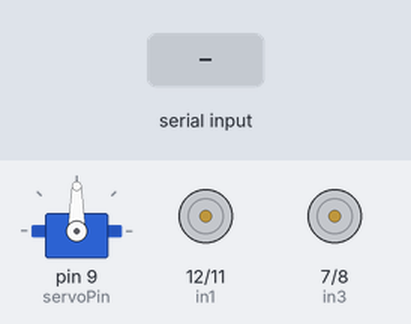
The sketch below on a simulated Arduino Uno, built with avr-gcc and run on an emulated ATmega328P. On the bench: servo, motor-driver pin pairs drawn as motors (green arrow = first pin HIGH = forward, orange = second pin HIGH = backward, longer = more drive, scaled by the enable pin). The inputs (shaded band) are chosen by the test bench.

Above: at 1.2 s.
1.3 s: "f:120.." received over Serial
At 2.2 s:
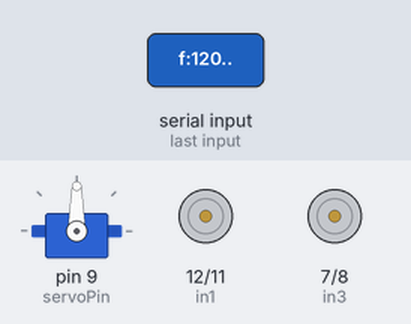
2.9 s: "b." received over Serial
4.4 s: "l." received over Serial
5.9 s: "r." received over Serial
7.4 s: "f,45." received over Serial
At 8.0 s:
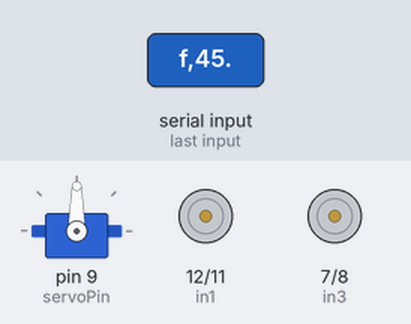
9.0 s: "b,45." received over Serial
At 10.4 s:
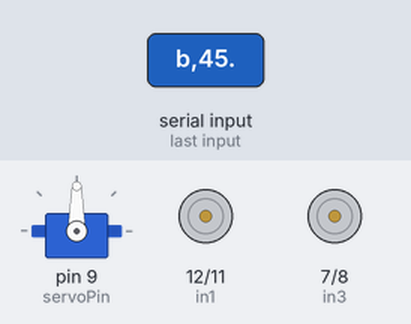
Timing chart, 0 to 11.6 s (numbered marks = the images above; inputs shaded):
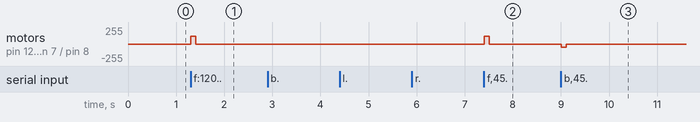

The sketch:

Car_Code.ino
```cpp
#include<Servo.h>
//Pin declaration for left motor.
#define enL 6
#define in1 12
#define in2 11

//Pin declaration for right motor.
#define enR  5
#define in3  7
#define in4  8

#define servoPin 9
#define trigPin A0
#define echoPin A1

Servo sensorServo;


void setup() {
  Serial.begin(9600);
  sensorServo.attach(servoPin);
  sensorServo.write(90);


    pinMode(trigPin, OUTPUT); // Sets the trigPin as an Output
  pinMode(echoPin, INPUT); // Sets the echoPin as an Input

  pinMode(enL, OUTPUT);
  pinMode(in1, OUTPUT);
  pinMode(in2, OUTPUT);

  pinMode(enR, OUTPUT);
  pinMode(in3, OUTPUT);
  pinMode(in4, OUTPUT);

}

unsigned long preMillis = millis();

int actionValue = 150;
int timeThreshold = 100; //After how much time we will call Stop();


String command = "a";   //Command received via Serial
char Action = 'a'; //Which action we will take. Example: Mode setup
String speedString = "x";
unsigned short carMode = 1; // 1 - Joystick driving mood
                            // 2- Obstacle avoidance mood
unsigned short middleDistance = 0;
unsigned short rightDistance = 0;
unsigned short leftDistance = 0;
unsigned short oaSpeed = 90; //PWM value while driving in obstacle avoidance (OA) mode.

/*
 * Control Characters
 * Forward - 'f'
 * Backward - 'b'
 * Left - 'l'
 * Right - 'r'
 *
 * Mode setup - 'm'
 * OA variables settings - '0' to last index of oaSettings array.
 *
 * Serial command print format - "Command:Value" for example: "f:120." means go forward with a pwm of 120
 */

 #define noSettings 5               //Number of Settings
     //   String oaSettings[noSettings] =  {"OA BF PWM", "OA BF time", "OA LR PWM" , "OA LR time", "Safe Distance"};   //The obstacle avoidance mode settings and values.
 unsigned short  oaSettingsValue[noSettings] = {90,         300,           200,          150,          6 };     //Time in millisecond, Safe distance is in inch.
                                      /*Index:  0             1             2             3             4*/

void loop() {

   if (Serial.available()) {
    command = Serial.readStringUntil('.');
    Action = command[0]; //The type of action the remote wants us to take.
    speedString = command.substring(2, command.length());
    actionValue = speedString.toInt();

    preMillis = millis();

        switch(Action) //Which action we are going to take.
        {
        case 'f':
        if(carMode==1){
       goForward(actionValue);
        timeThreshold = 100;
        }
        break;

        case 'b':
        if(carMode==1){
        goBackward(actionValue);
        timeThreshold = 100;
        }
        break;

        case 'l': //Left direction
        if(carMode==1){
        goLeft(actionValue);  //Turning half at a speed of going.
        timeThreshold = 20;
        }
        break;

        case 'r': //Right direction
        if(carMode==1){
        goRight(actionValue);
        timeThreshold = 20;   //Turning at the half speed of going
        }
        break;

        case 'm': //Mode setup
        {
          Stop();
          sensorServo.write(90); //Making the sensor front facing in the beginning of all modes
          delay(1000);
          carMode = actionValue;
        }
        break;

         default:
      {
        oaSettingsValue[Action - '0'] = actionValue;
      }
   }
   }
   else
   {
    if(carMode==1 && millis() - preMillis > timeThreshold) //We will stop only when in mode-1 joystick driving mode.
    {
      Stop();
      preMillis = millis();
    }
   }


    if(carMode==2) //Whether car is in collission avoidance mode.
    {
      middleDistance = calculateDistance();
 serialPrint('M', middleDistance);

      if(middleDistance <= oaSettingsValue[4]) //oaSettingsValue[4] = safeDistance
      {
       Stop();
       sensorServo.write(10);                //Moving US sensor to the right
       delay(1000);                          //Keeping the sensor steady for 500 ms.
       rightDistance = calculateDistance();  //returns distance in inch unit
       serialPrint('R', rightDistance);      //Sending the reading to the controller.


       sensorServo.write(90);                //Moving ultrasonic sensor to the middle
       delay(1000);                          //Keeping the sensor steady on the servo to get a stable reading.
       middleDistance = calculateDistance(); //Calculating front distance in inch unit
       serialPrint('M', middleDistance);     //Sending the front distance reading to the controller.


       sensorServo.write(170); //Moving ultrasonic sensor to the left
       delay(1000);       //Keeping the sensor steady on the servo to get a stable reading.
       leftDistance = calculateDistance();  //Calculating left distance.
       serialPrint('L', leftDistance);      //Sending the data to the controller.


       sensorServo.write(90);               //Taking back the sensor on the servo to front direction
       delay(500);                          //Having a short delay before going to newly found direction.


       if(middleDistance > oaSettingsValue[4]) //oaSettingsValue[4] = safe distance . Checking whether we can proceed in the front direction
       {
        goForward(oaSettingsValue[2]);
       // delay(50);
       }
       else if(rightDistance >= oaSettingsValue[4] && rightDistance >= leftDistance)  //Whether right side has enough safe
       {
        goRight(oaSettingsValue[2]);
        delay(oaSettingsValue[3]);
       }
       else if(leftDistance >= oaSettingsValue[4])
       {
        goLeft(oaSettingsValue[2]);
        delay(oaSettingsValue[3]);
       }
      else{
        goBackward(oaSettingsValue[0]);
        delay(oaSettingsValue[1]);
       }

      }
      else
      {
        goForward(oaSettingsValue[0]);
      }

    }


}

void serialPrint(char c, int v) //for printing message to the Seiral Monitor in the format 'action:value.'
{
    Serial.print(c);
    Serial.print(':');
    Serial.print(v);
    Serial.print('.');
}


int calculateDistance(){

  digitalWrite(trigPin, LOW);
  delayMicroseconds(2);
  // Sets the trigPin on HIGH state for 10 micro seconds
  digitalWrite(trigPin, HIGH);
  delayMicroseconds(10);
  digitalWrite(trigPin, LOW);
 long duration = pulseIn(echoPin, HIGH); // Reads the echoPin, returns the sound wave travel time in microseconds

  return duration*0.0068; //returns distance in inch.
}


void Stop()
{
  digitalWrite(enL, LOW);
  digitalWrite(enR, LOW);
}

void rightForward(int actionValue) //Sets the right motor to move forward
{
  analogWrite(enR, actionValue);
   digitalWrite(in3, HIGH);
  digitalWrite(in4, LOW);
}

void rightBackward(int actionValue)
{
  analogWrite(enR, actionValue);
   digitalWrite(in3, LOW);
  digitalWrite(in4, HIGH);
}

void leftForward(int actionValue)
{
analogWrite(enL, actionValue);
   digitalWrite(in1, HIGH);
  digitalWrite(in2, LOW);

}

void leftBackward(int actionValue)
{
  analogWrite(enL, actionValue);
   digitalWrite(in1, LOW);
  digitalWrite(in2, HIGH);
}


void goForward(int actionValue)
{
 rightForward(actionValue);
 leftForward(actionValue);
}

void goBackward(int actionValue)
{
  rightBackward(actionValue);
  leftBackward(actionValue);
}

void goLeft(int actionValue)
{
 rightForward(actionValue);
 leftBackward(actionValue);
}


void goRight(int actionValue)
{
    leftForward(actionValue);
    rightBackward(actionValue);
}
```

Measured:
- after the input at 1.3 s, motor on pin 12 (in1) / pin 11 (in2), motor on pin 7 (in3) / pin 8 (in4): stopped → forward 120/255 at once, → stopped 0.10 s later
- after the input at 7.4 s, motor on pin 12 (in1) / pin 11 (in2), motor on pin 7 (in3) / pin 8 (in4): stopped → forward 120/255 at once, → stopped 0.10 s later
- after the input at 9.0 s, motor on pin 12 (in1) / pin 11 (in2), motor on pin 7 (in3) / pin 8 (in4): stopped → backward 45/255 at once, → stopped 0.10 s later
